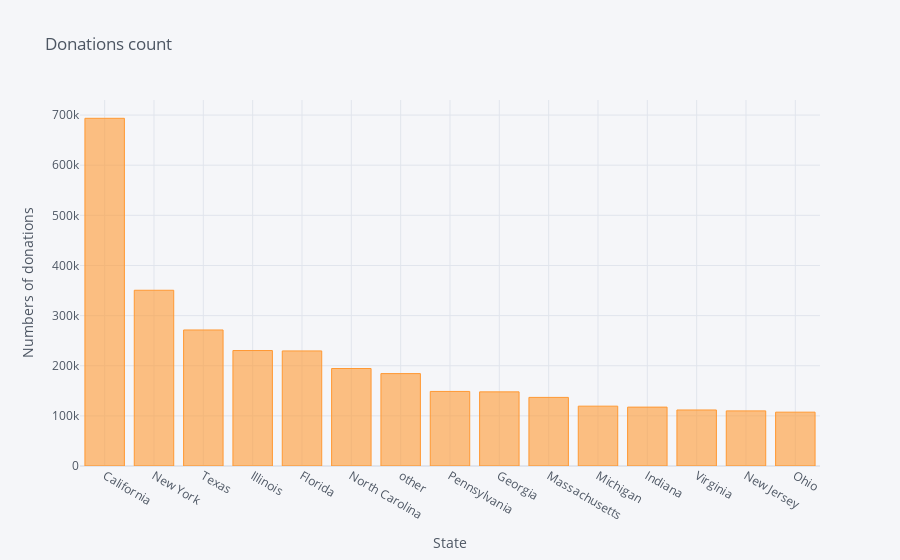

Here is the notebook cell this chart was saved with:
### Code cell
s3.iplot(kind='bar' , xTitle='State',yTitle='Numbers of donations', title='Donations count')

### Figure 1 — Plotly figure (JSON) as saved in the notebook; plotly's stock layout.template omitted (floating-point values rounded to 4 significant figures)
{"data": [{"marker": {"color": "rgba(255, 153, 51, 0.6)", "line": {"color": "rgba(255, 153, 51, 1.0)", "width": 1}}, "name": "Donation ID", "orientation": "v", "text": "", "type": "bar", "x": ["California", "New York", "Texas", "Illinois", "Florida", "North Carolina", "other", "Pennsylvania", "Georgia", "Massachusetts", "Michigan", "Indiana", "Virginia", "New Jersey", "Ohio"], "y": [693577, 350553, 271348, 230350, 229542, 194465, 184324, 148752, 147897, 136845, 119337, 117470, 111740, 109926, 107401]}], "layout": {"legend": {"bgcolor": "#F5F6F9", "font": {"color": "#4D5663"}}, "paper_bgcolor": "#F5F6F9", "plot_bgcolor": "#F5F6F9", "title": {"font": {"color": "#4D5663"}, "text": "Donations count"}, "xaxis": {"gridcolor": "#E1E5ED", "showgrid": true, "tickfont": {"color": "#4D5663"}, "title": {"font": {"color": "#4D5663"}, "text": "State"}, "zerolinecolor": "#E1E5ED"}, "yaxis": {"gridcolor": "#E1E5ED", "showgrid": true, "tickfont": {"color": "#4D5663"}, "title": {"font": {"color": "#4D5663"}, "text": "Numbers of donations"}, "zerolinecolor": "#E1E5ED"}}}
